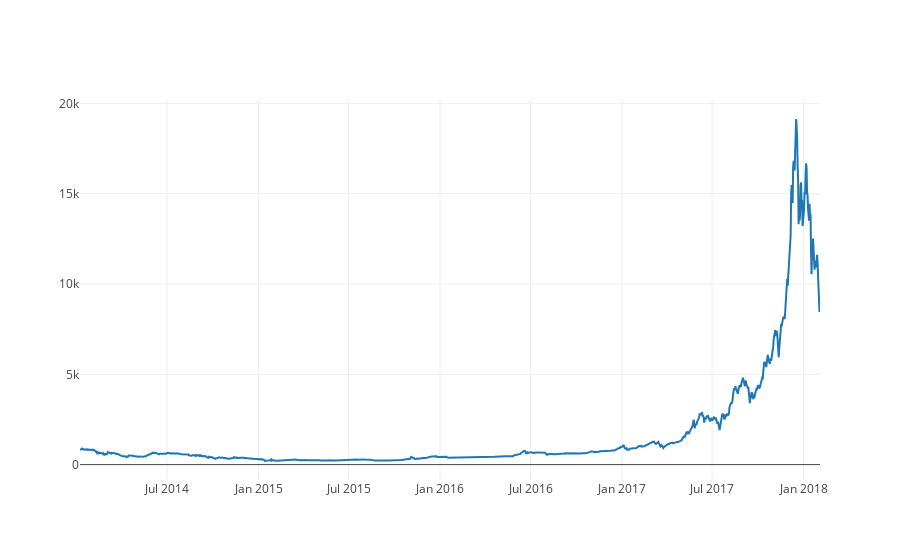

The notebook cell this image was saved under:
### Code cell
from math import sqrt
from numpy import concatenate
from matplotlib import pyplot
import pandas as pd
from datetime import datetime
from sklearn.preprocessing import MinMaxScaler
from sklearn.preprocessing import LabelEncoder
from sklearn.metrics import mean_squared_error
from keras.models import Sequential
from keras.layers import Dense,Dropout
from keras.layers import LSTM
from keras.optimizers import RMSprop
import plotly.offline as py
import plotly.graph_objs as go
import numpy as np
import seaborn as sns
py.init_notebook_mode(connected=True)
%matplotlib inline
import quandl
data = quandl.get('BCHARTS/KRAKENUSD', returns='pandas')
data['Weighted Price'].replace(0, np.nan, inplace=True)
data['Weighted Price'].fillna(method='ffill', inplace=True)
btc_trace = go.Scatter(x=data.index, y=data['Weighted Price'], name= 'Price')
py.iplot([btc_trace])

### Figure 1 — Plotly figure (JSON) as saved in the notebook; plotly's stock layout.template omitted (floating-point values rounded to 4 significant figures; data arrays with more than 128 entries replaced by an {"elided": "..."} marker saying what was removed)
{"data": [{"name": "Price", "type": "scatter", "x": {"elided": "1489 str values"}, "y": {"elided": "1489 float values"}}], "layout": {}}
